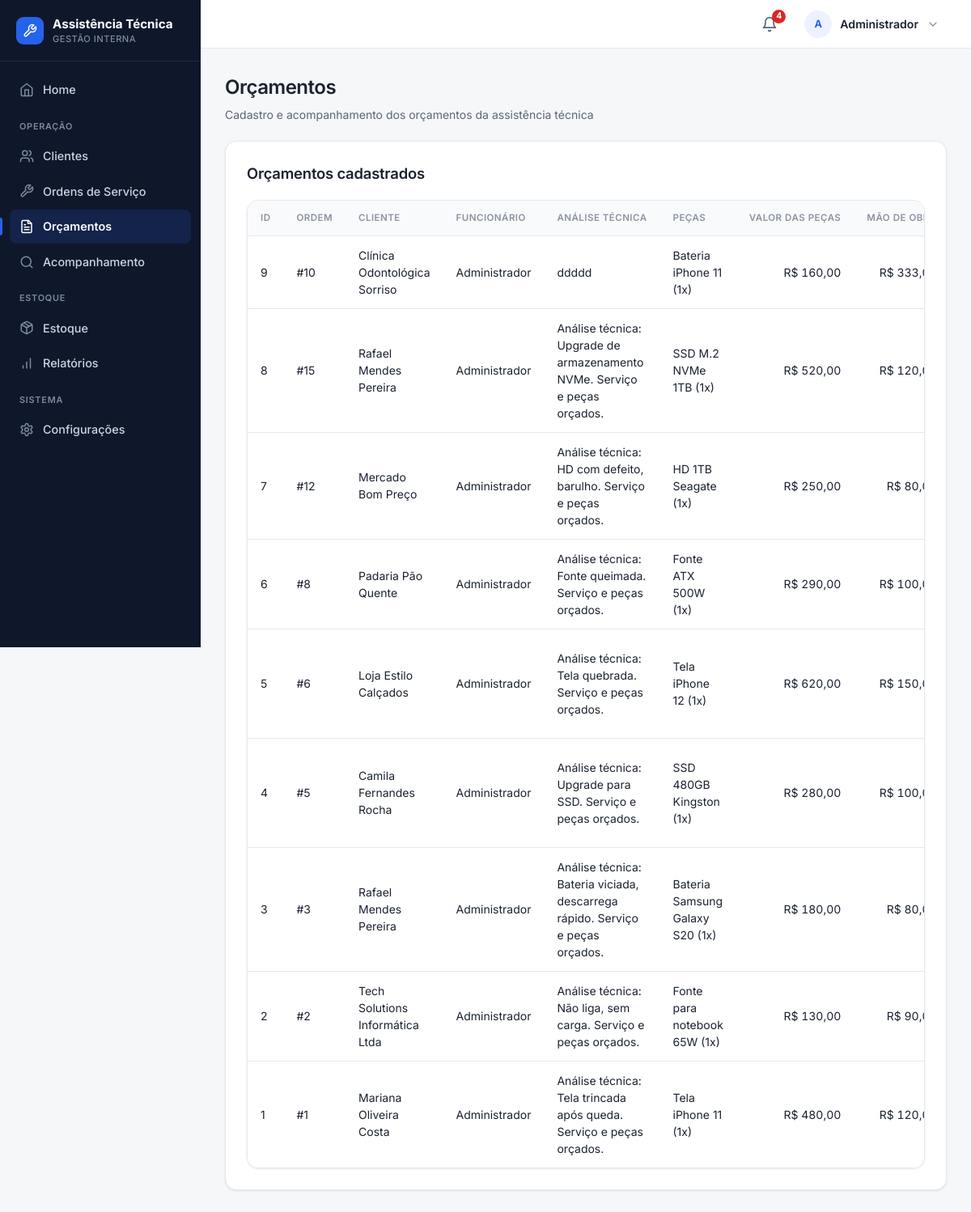
Page /orcamento (signed in) on the earlier database version.
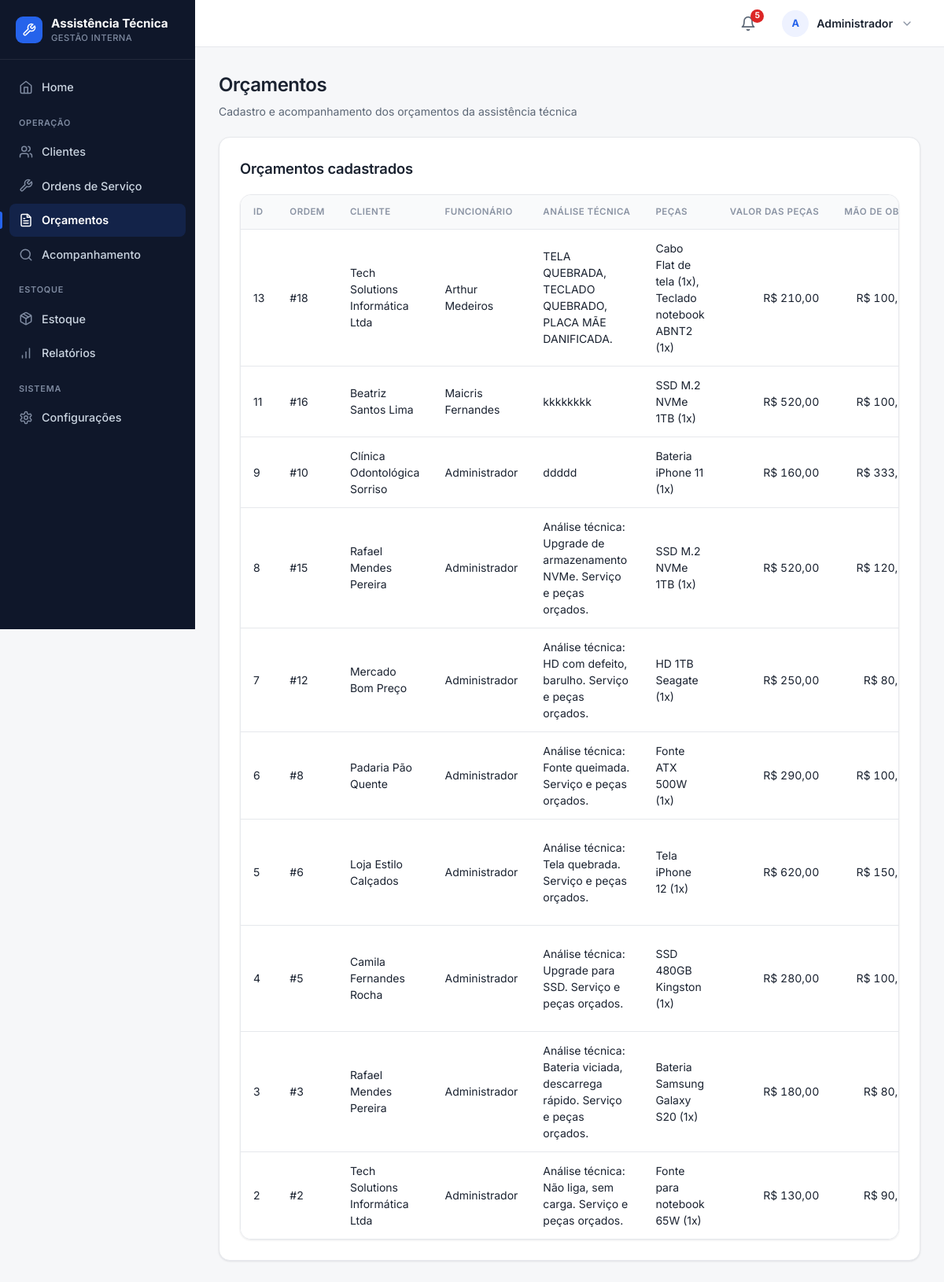
Same page on the later database version.
### tables this page shows
CREATE TABLE orcamentos (id INTEGER PRIMARY KEY AUTOINCREMENT, ordem_id INTEGER NOT NULL, cliente_id INTEGER NOT NULL, equipamento TEXT NOT NULL, valor_orcamento REAL NOT NULL, peca_id INTEGER, valor_peca REAL NOT NULL DEFAULT 0, valor_mao_obra REAL NOT NULL DEFAULT 0, valor_total REAL NOT NULL DEFAULT 0, problema_analisado TEXT NOT NULL DEFAULT '', status TEXT NOT NULL DEFAULT 'Pendente', validade TEXT, desconto REAL NOT NULL DEFAULT 0, data_cadastro TEXT, FOREIGN KEY (ordem_id) REFERENCES ordens_servico(ordem_id), FOREIGN KEY (cliente_id) REFERENCES clientes(id));

CREATE TABLE clientes (
    id INTEGER PRIMARY KEY AUTOINCREMENT,
    nome TEXT NOT NULL,
    cpf TEXT UNIQUE,
    telefone TEXT,
    email TEXT,
    endereco TEXT
, data_cadastro TEXT);

CREATE TABLE funcionarios (
    id INTEGER PRIMARY KEY AUTOINCREMENT,
    nome TEXT NOT NULL,
    email TEXT NOT NULL UNIQUE,
    senha TEXT NOT NULL,
    cargo TEXT
, ativo INTEGER NOT NULL DEFAULT 1, perfil TEXT NOT NULL DEFAULT 'funcionario');

### routes/orcamento.py (the view)
@orcamento_bp.route("/orcamento")
def pagina_orcamento():
    conexao = conectar()
    cursor = conexao.cursor()
    cursor.execute("""
        SELECT
            ordens_servico.ordem_id,
            ordens_servico.cliente_id,
            ordens_servico.equipamento,
            ordens_servico.problema_relatado,
            clientes.nome AS cliente_nome,
            funcionarios.nome AS funcionario_nome
        FROM ordens_servico
        JOIN clientes
            ON clientes.id = ordens_servico.cliente_id
        LEFT JOIN funcionarios
            ON funcionarios.id = ordens_servico.funcionario_id
        WHERE NOT EXISTS (
            SELECT 1
            FROM orcamentos
            WHERE orcamentos.ordem_id = ordens_servico.ordem_id
        )
        ORDER BY ordens_servico.ordem_id DESC
    """)
    ordens_servico = cursor.fetchall()
    pecas = cursor.execute("""
        SELECT id, nome, preco_unitario
        FROM pecas
        ORDER BY nome
    """).fetchall()
    cursor.execute("""
        SELECT
            orcamentos.id,
            orcamentos.ordem_id,
            orcamentos.equipamento,
            orcamentos.problema_analisado,
            orcamentos.valor_peca,
            orcamentos.valor_mao_obra,
            orcamentos.desconto,
            orcamentos.valor_total,
            orcamentos.status,
            orcamentos.validade,
            clientes.nome AS nome_cliente,
            funcionarios.nome AS funcionario_nome,
            ordens_servico.problema_relatado,
            (
                SELECT GROUP_CONCAT(
                    pecas.nome || ' (' || ordem_pecas.quantidade || 'x)',
                    ', '
                )
                FROM ordem_pecas
                JOIN pecas
                    ON pecas.id = ordem_pecas.peca_id
                WHERE ordem_pecas.ordem_id = orcamentos.ordem_id
            ) AS peca_nome
        FROM orcamentos
        JOIN clientes
            ON clientes.id = orcamentos.cliente_id
        JOIN ordens_servico
            ON ordens_servico.ordem_id = orcamentos.ordem_id
        LEFT JOIN funcionarios
            ON funcionarios.id = ordens_servico.funcionario_id
        ORDER BY orcamentos.id DESC
    """)
    orcamentos = cursor.fetchall()
    conexao.close()
    return render_template(
        "orcamento.html",
        ordens_servico=ordens_servico,
        pecas=pecas,
        orcamentos=orcamentos,
    )

### app.py (called while the page is built)
@app.template_filter("moeda")
def formatar_moeda(valor):
    try:
        numero = float(valor or 0)
    except (TypeError, ValueError):
        numero = 0.0
    formatado = f"{numero:,.2f}".replace(",", "X").replace(".", ",").replace("X", ".")
    return f"R$ {formatado}"

@app.context_processor
def injetar_alertas_estoque():
    if "funcionario_id" not in session:
        return {"alerta_estoque_baixo": 0}
    conexao = conectar()
    total = conexao.execute(
        "SELECT COUNT(*) FROM pecas WHERE quantidade <= estoque_minimo"
    ).fetchone()[0]
    conexao.close()
    return {"alerta_estoque_baixo": total}

@app.context_processor
def injetar_permissoes():
    perfil = session.get("funcionario_perfil")
    return {
        "perfil_atual": perfil,
        "pode": lambda *perfis: perfil in perfis,
    }

### database.py (called while the page is built)
def _coluna_existe(conexao, tabela, coluna):
    colunas = conexao.execute(f"PRAGMA table_info({tabela})").fetchall()
    return any(item["name"] == coluna for item in colunas)

def conectar():
    conexao = sqlite3.connect("database/sistema.db")
    conexao.row_factory = sqlite3.Row
    conexao.execute("PRAGMA foreign_keys = ON")
    _garantir_schema(conexao)
    return conexao

### templates/orcamento.html (shortened to what this page needs)
{% extends "base.html" %}
{% import 'partials/_icons.html' as icons %}
{% block css %}
    <link rel="stylesheet" href="{{ url_for('static', filename='css/orcamento.css') }}">
{% endblock %}
{% block conteudo %}
<div class="page-head">
    <h1>Orçamentos</h1>
    <p>Cadastro e acompanhamento dos orçamentos da assistência técnica</p>
</div>
<div class="container">
    <h2>Orçamentos cadastrados</h2>
    <div class="tabela-wrapper">
    <table>
        <thead>
            <tr>
                <th>ID</th>
                <th>Ordem</th>
                <th>Cliente</th>
                <th>Funcionário</th>
                <th>Análise técnica</th>
                <th>Peças</th>
                <th class="num">Valor das peças</th>
                <th class="num">Mão de obra</th>
            </tr>
        </thead>
        <tbody>
            {% for orcamento in orcamentos %}
            {% set classe_status = {'Pendente':'pendente','Aprovado':'aprovado','Recusado':'recusado'}.get(orcamento['status'], 'pendente') %}
            <tr>
                <td>{{ orcamento['id'] }}</td>
                <td>#{{ orcamento['ordem_id'] }}</td>
                <td>{{ orcamento['nome_cliente'] }}</td>
                <td>{{ orcamento['funcionario_nome'] or "Não atribuído" }}</td>
                <td>{{ orcamento['problema_analisado'] }}</td>
                <td>{{ orcamento['peca_nome'] or "-" }}</td>
                <td class="num">{{ orcamento['valor_peca'] | moeda }}</td>
                <td class="num">{{ orcamento['valor_mao_obra'] | moeda }}</td>
            </tr>
            {% endfor %}
        </tbody>
    </table>
    </div>
{% endblock %}

Differences in the rows shown:
removed orcamentos: id "1", ordem_id "1", nome_cliente "Mariana Oliveira Costa", nome "Administrador", problema_analisado "Análise técnica: Tela trincada após queda. Serviço e peças orçados.", orcamento "Tela iPhone 11 (1x)", valor_peca|moeda "R$ 480,00", valor_mao_obra|moeda "R$…"
added orcamentos: id "13", ordem_id "18", nome_cliente "Tech Solutions Informática Ltda", nome "Arthur Medeiros", problema_analisado "TELA QUEBRADA, TECLADO QUEBRADO, PLACA MÃE DANIFICADA.", orcamento "Cabo Flat de tela (1x), Teclado notebook ABNT2 (1x)", valor_peca|moeda "R$ 210,00", valor_mao_obra|moeda "R$…"
added orcamentos: id "11", ordem_id "16", nome_cliente "Beatriz Santos Lima", nome "Maicris Fernandes", problema_analisado "kkkkkkkk", orcamento "SSD M.2 NVMe 1TB (1x)", valor_peca|moeda "R$ 520,00", valor_mao_obra|moeda "R$…"
Other differences:
{{ alerta_estoque_baixo }}: "4" → "5"
